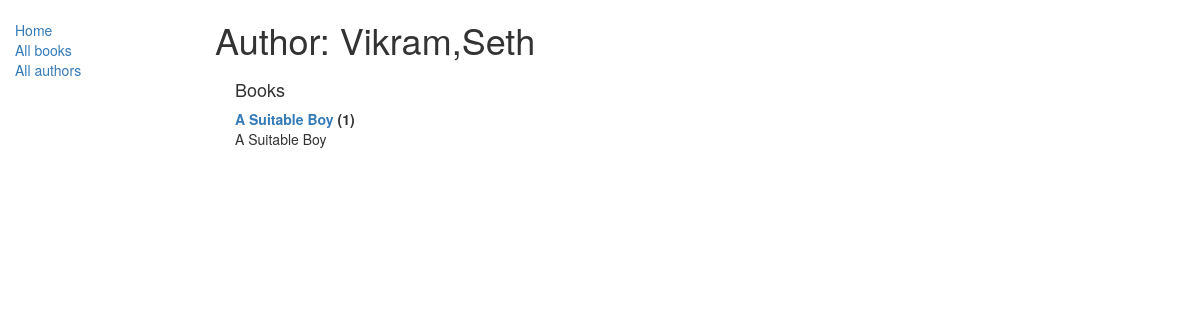
The page /catalog/authors/3 on the database as committed earlier.
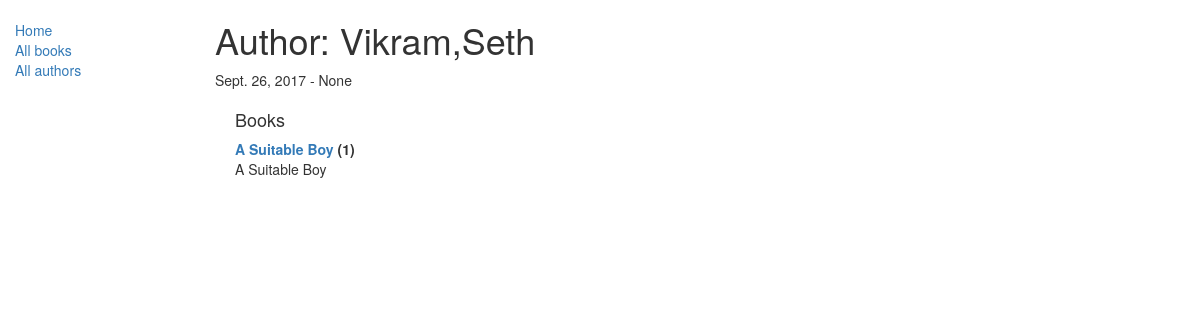
The same page on the database as committed later.
### catalog/models.py (models this page shows, shortened)
class Author(models.Model):
    first_name = models.CharField(max_length=100)
    last_name = models.CharField(max_length=100)
    date_of_birth = models.DateField(null=True, blank=True)
    date_of_death = models.DateField('died', null=True, blank=True)

### catalog/views.py (the view)
# urls.py: url(r'^authors/(?P<pk>\d+)$', views.AuthorDetailView.as_view(), name='author-detail'),
class AuthorDetailView(generic.DetailView):
    model = Author

### catalog/models.py (called while the page is built)
    def __str__(self):
        return self.title

### catalog/templates/catalog/author_detail.html
{% extends "base_generic.html" %}
{% block content %}
  <h1>Author: {{ author.first_name }},{{ author.last_name }}</h1>
  <p>{% if author.date_of_birth or author.date_of_death  %}{{ author.date_of_birth }} - {{ author.date_of_death}}{% endif %}</p>
  <div style="margin-left:20px;margin-top:20px">
    <h4>Books</h4>
    {% for book in author.book_set.all %}
    <dt><a href="{% url 'book-detail' book.pk %}">{{book}}</a> ({{book.bookinstance_set.all.count}})</dt>
    <dd>{{book.summary}}</dd>
    {% endfor %}
  </div>
{% endblock %}

Rows that differ between the two databases and show on the page:
changed Author "Vikram": date_of_birth (not shown) → "Sept. 26, 2017"; date_of_death (not shown) → "None"
